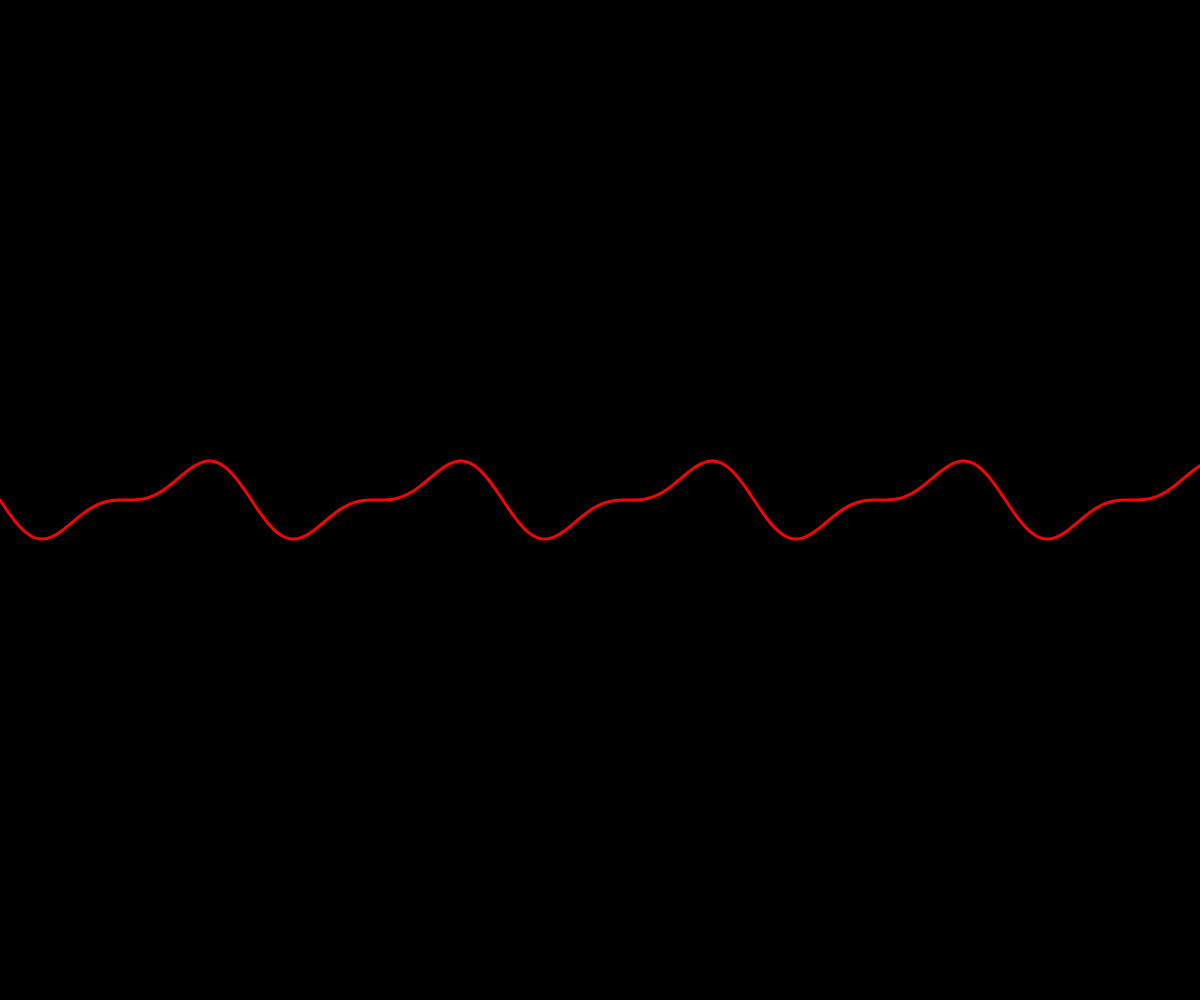
Frame 1 (no input)
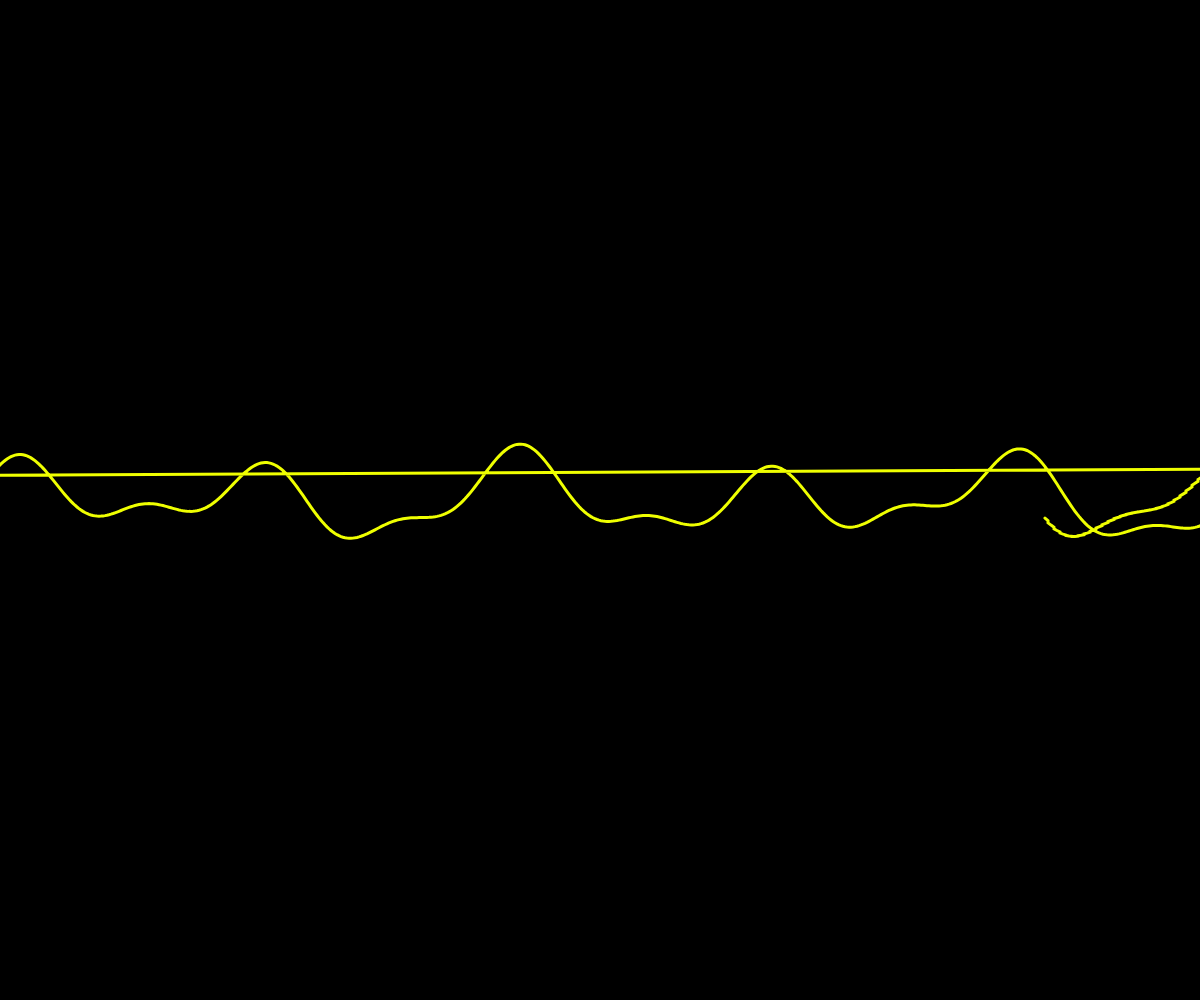
Frame 60 (no input)
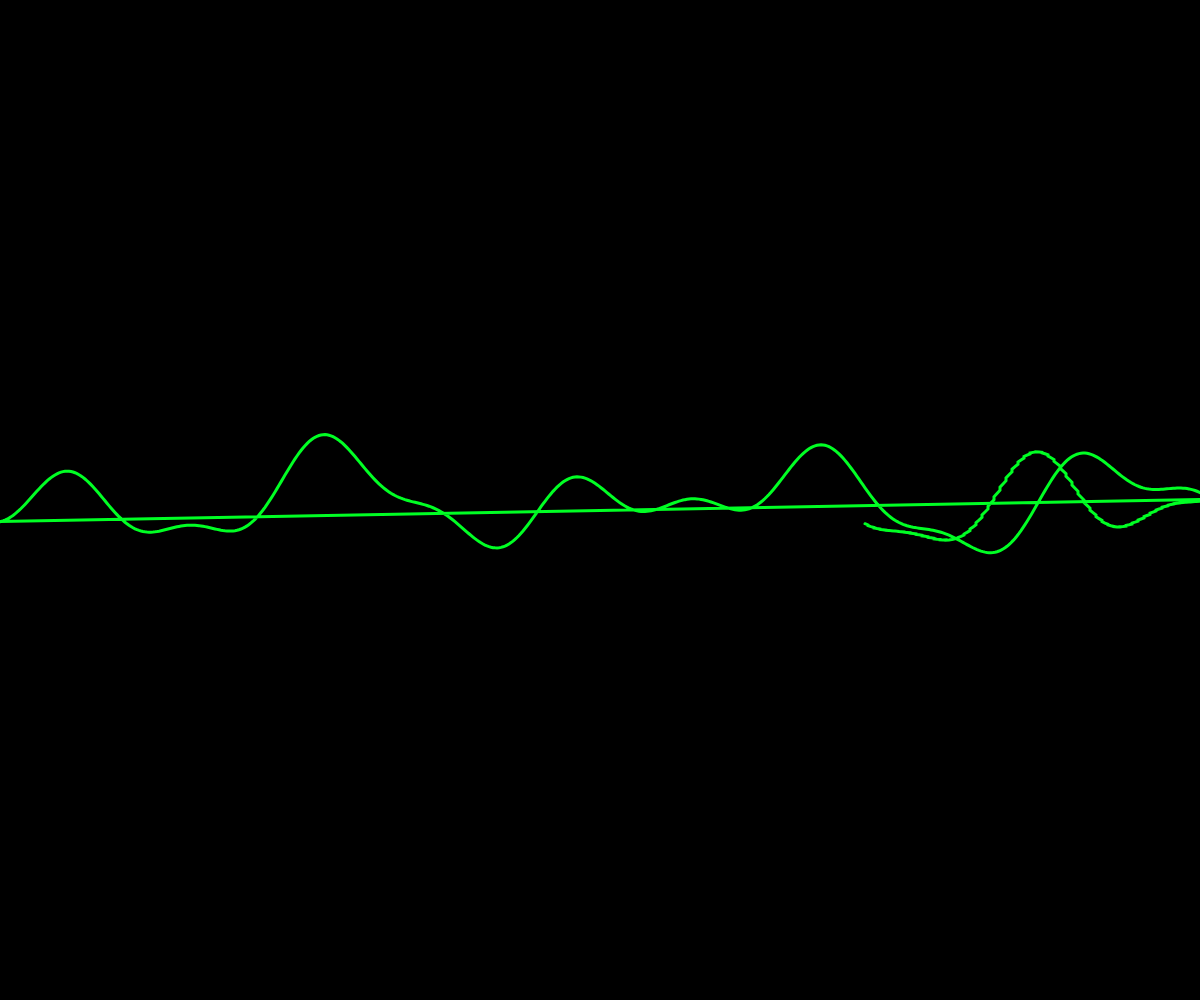
Frame 120 (the mouse pressed at the canvas centre since frame 60)

The p5.js sketch that drew these frames (run headless with seeded random() and noise() and a simulated clock; from frame 60 on, the mouse is pressed at the canvas centre):

// p5.js sketch
// ── sketch.js
let trace = [];
let time = 0;

function setup() {
  createCanvas(windowWidth, windowHeight);
  colorMode(HSB, 100);
  
  // Initialize the trace with a few hundred points for ECG-like rhythm
  for (let i = 0; i < 800; i++) {
    trace.push({
      x: i * 2,
      y: height / 2 + sin(i * 0.05 + time * 0.01) * 30,
      age: i
    });
  }
}

function draw() {
  background(0);
  
  // Draw the glowing trace
  strokeWeight(3);
  noFill();
  
  // Create a dynamic color that pulses gently
  let hue = (time * 0.3) % 100;
  stroke(hue, 100, 100);
  
  beginShape();
  for (let i = 0; i < trace.length; i++) {
    let p = trace[i];
    
    // Add some rhythm to the trace
    let offset = sin(p.age * 0.1 + time * 0.02) * 15;
    vertex(p.x, p.y + offset);
  }
  endShape();
  
  // Update the trace positions
  for (let i = 0; i < trace.length; i++) {
    trace[i].x -= 3; // Move from left to right
    
    // Reset points that go off screen
    if (trace[i].x < -10) {
      trace[i].x = width + 10;
      trace[i].y = height / 2 + sin(trace[i].age * 0.05 + time * 0.01) * 30;
    }
    
    // Add subtle variation to the y position
    trace[i].y += sin(trace[i].age * 0.03 + time * 0.01) * 0.2;
  }
  
  time++;
}

function windowResized() {
  resizeCanvas(windowWidth, windowHeight);
}
